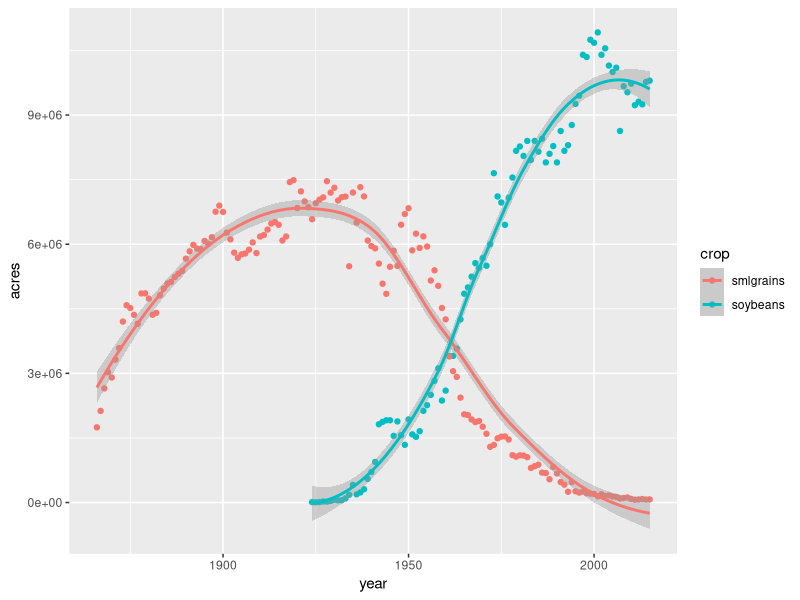
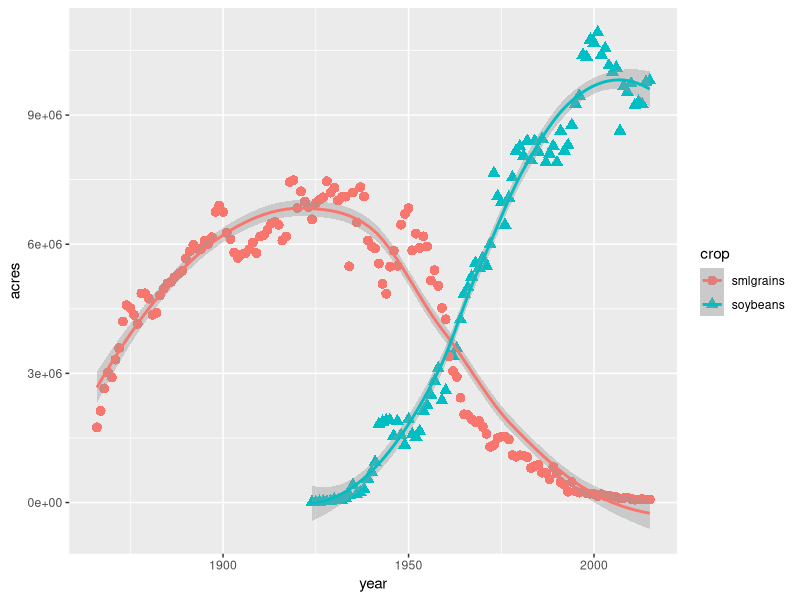
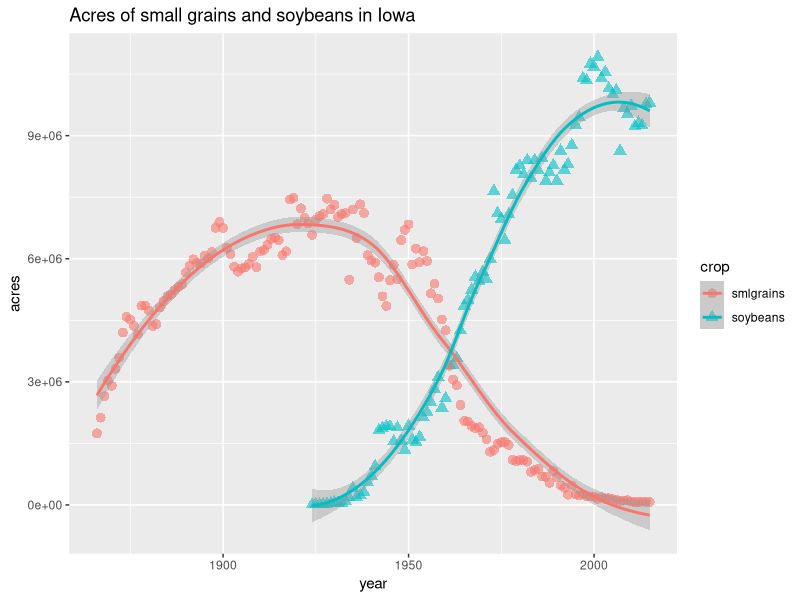
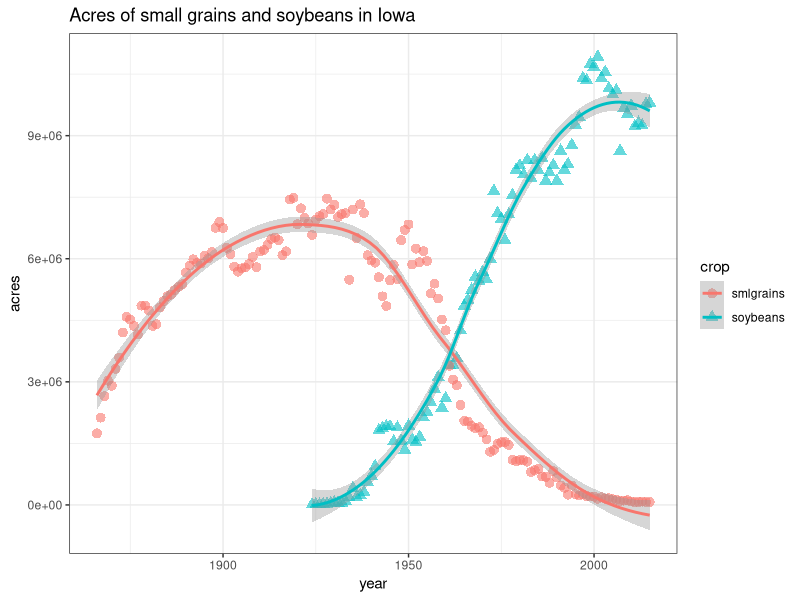
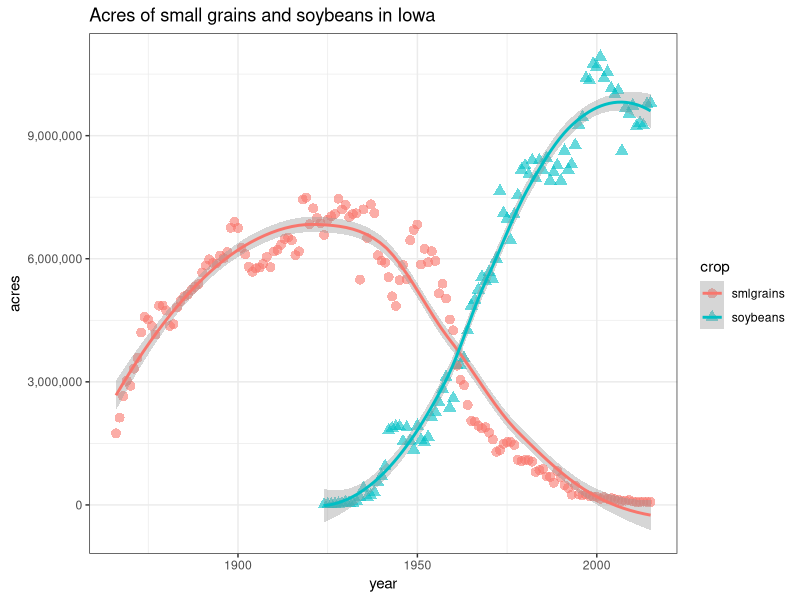
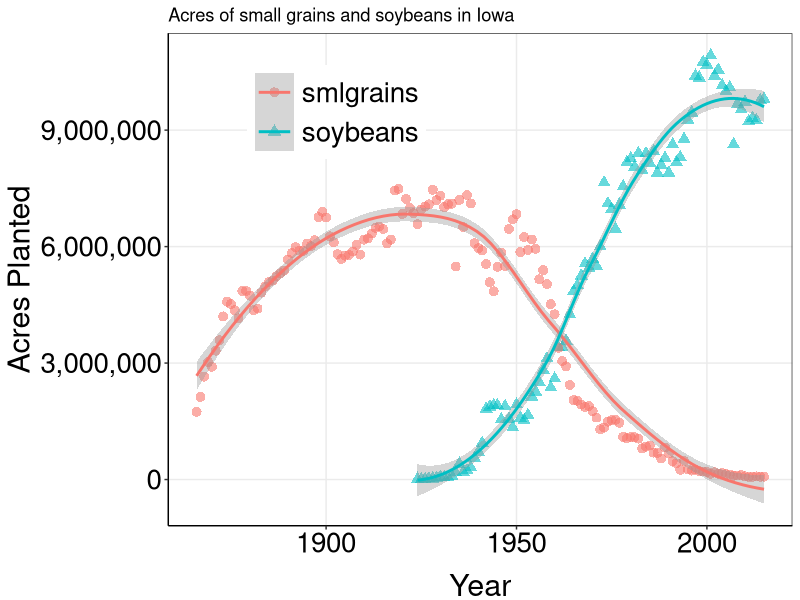
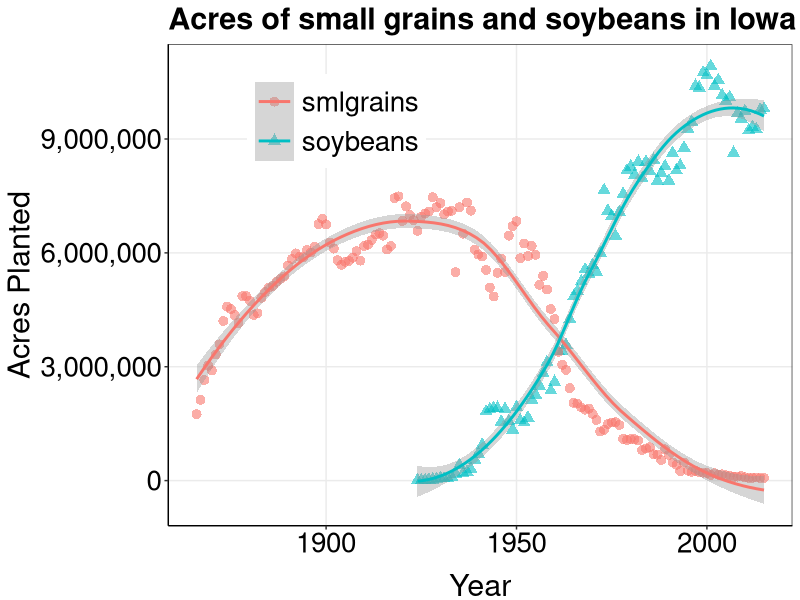
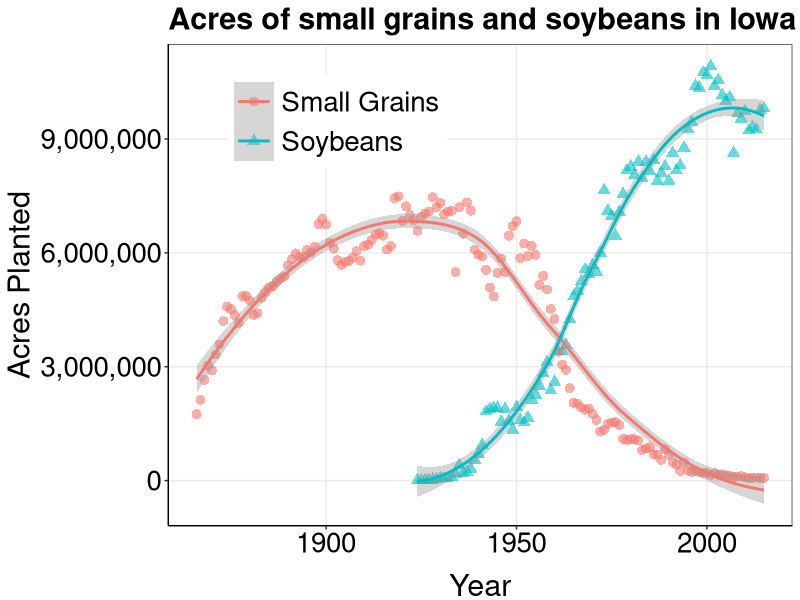

Generate these figures, in order, with R:
## ---- chunk 1
#source("script_dataframes.R")
#This script is meant to illustrate subsetting and does not necessarily demostrate the most efficient coding
#practices. Here we import a dataset from National Agricultural Statitistics Service 
#(NASS, https://quickstats.nass.usda.gov/) that focuses on field crops in Iowa.

#Use this to check and set your working directory (or toolbar in RStudio)
getwd()
#setwd()

library(readr) 
crops<-read_csv("NASS-Iowa.csv")  #ctr+enter or command+enter will run the line you are on 

head(crops)  #If you want to glance at the data
tail(crops)  # BTW, hashtag is used to insert commments

#Let's get rid of some columns

  #Choose the columns you want to keep
  fewer_columns<-crops[,c("Year", "State", "Commodity", "Data Item", "Value")]

  #Can also specify by column number  
  notsomany_columns<-crops[,c(2, 6, 16 ,17, 20)]

#Let's get rid of some rows - like everything, there are a lot of ways to do the same thing 
  
  recent<-fewer_columns[fewer_columns$Year != 1866, ]
  
  recent<-fewer_columns[fewer_columns$Year %in% c(1867:2015),]  
  
  recent<-fewer_columns[1:6819,]  
  
#Now let's subset soybeans, just bushels per acre  
  beans<-recent[recent$Commodity == "SOYBEANS" & 
          recent$`Data Item` == "SOYBEANS - YIELD, MEASURED IN BU / ACRE",]  
  
#These columns names are driving me crazy, let's rename  
  colnames(beans)<-c("year", "state", "commodity", "measure", "bu_acre")  
  beans<-beans[,-4] #We don't even need this column, let's remove
  
#Add a unit conversion as a new column
  beans$Mg_ha<-beans$bu_acre*60*0.00045*0.40
 
#Fit a linear model to examine the relationship between time and yield
mod<-lm(beans$bu_acre ~ beans$year)

#Look at the summary
summary(mod)

#Look at names of things the model gives us
names(summary(mod))

#What does it mean by "coefficients"?
summary(mod)$coefficients

#Extract the p-value
summary(mod)$coefficients[,4] 

#Extract the R squared
summary(mod)$r.squared

#Here is something that was extracted (R^2) being useful
library(ggplot2)

#ggplot(beans, aes(x=year, y=bu_acre))+
  #geom_point()+
  #geom_smooth(method='lm')+
  #annotate("text", x=1940, y=50, label = summary(mod)$r.squared, size=5, parse=TRUE)


#######################################################
#Now we want to look at small grains as a group
#Subset most of the small grains listed
smlgrains<-fewer_columns[fewer_columns$Commodity %in% c("OATS", "BARLEY", "WHEAT", "RYE") & 
                       fewer_columns$`Data Item` %in% c("OATS - ACRES HARVESTED","BARLEY - ACRES HARVESTED",
                                                       "WHEAT - ACRES HARVESTED","RYE - ACRES HARVESTED"),]

#These data from NASS have a comma in them and we have to remove it by
 #substituting "nothing" in the place of the comma. You will run into random problems like
 #this a lot and you will always get past it. . .somehow 
smlgrains$Value<-as.numeric(gsub(",", "", smlgrains$Value))

#Here is a glimpse of your future with an awesome package (dplyr)
library(dplyr)
total_smlgrains<-group_by(smlgrains, Year)%>%
  summarise(total=sum(Value))
  
#Check it out 
#plot(total_smlgrains$total~total_smlgrains$Year)

#####################################################
#Don't see many small grains these days, but I do see soybeans. I wonder about the 
 #relationship. Let's compare acre amounts

#Back to beans and this time subset "acres harvested"
bean_acres<-recent[recent$Commodity == "SOYBEANS" & 
                recent$`Data Item` == "SOYBEANS - ACRES HARVESTED",] 

#Now let's work to get the "bean_acres" dataframe and "total_smlgrains" dataframe to 
 #look identical so we tack them together for a tidy result
bean_acres<-bean_acres[,c(1,5)] #this is the information we actually need
colnames(bean_acres)<-c("year", "acres")

#Okay, should have left 'Commodity' in there, but now we don't 
  #have to have SOYBEANS shouted at us
bean_acres$crop<-"soybeans" 

#Make matching column names and "crop" label for total_smlgrains  
colnames(total_smlgrains)<- c("year", "acres")
total_smlgrains$crop<-"smlgrains"

#Now, R, bind these rows together (rbind)
both<-rbind(bean_acres, total_smlgrains)

## ---- chunk 2
ggplot(both, aes(x=year, y=acres, group=crop, color=crop))+
  geom_point()+
  geom_smooth()
## ---- chunk 3
ggplot(both, aes(x=year, y=acres, group=crop, color=crop, shape=crop))+
  geom_point(size=3)+
  geom_smooth()
## ---- chunk 4
ggplot(both, aes(x=year, y=acres, group=crop, color=crop, shape=crop))+
  geom_point(size=3, alpha = .6)+
  geom_smooth()+
  ggtitle("Acres of small grains and soybeans in Iowa")
## ---- chunk 5
theme_set(theme_bw())
ggplot(both, aes(x=year, y=acres, group=crop, color=crop, shape=crop))+
  geom_point(size=3, alpha = .6)+
  geom_smooth()+
  ggtitle("Acres of small grains and soybeans in Iowa")
## ---- chunk 6
library(scales)
theme_set(theme_bw())
ggplot(both, aes(x=year, y=acres, group=crop, color=crop, shape=crop))+
  geom_point(size=3, alpha = .6)+
  geom_smooth()+
  ggtitle("Acres of small grains and soybeans in Iowa")+
  scale_y_continuous(labels = comma)
## ---- chunk 7
theme_set(theme_bw())
ggplot(both, aes(x=year, y=acres, group=crop, color=crop, shape=crop))+
  geom_point(size=3, alpha = .6)+
  geom_smooth()+
  ggtitle("Acres of small grains and soybeans in Iowa")+
  scale_y_continuous(labels = comma)+
labs(x = "Year",y = "Acres Planted") + 
    theme(#panel.grid.major = element_blank(),
          panel.grid.minor = element_blank(),
          #panel.background = element_blank(),
          axis.line = element_line(),
          legend.position=c(.27,.84), legend.title=element_blank(),
		      legend.text = element_text(size=20),legend.key.size=unit(1, "cm"),
		      axis.title.x = element_text(size=22,vjust=-0.5),
          axis.title.y = element_text(size=22,angle=90),
          axis.text.x = element_text(colour="black", size=20),
          axis.text.y = element_text(colour="black", size=20)) 
## ---- chunk 8
my_theme<-theme_bw()+
  theme(#panel.grid.major = element_blank(),
          panel.grid.minor = element_blank(),
          #panel.background = element_blank(),
          axis.line = element_line(),
          legend.position=c(.27,.84), legend.title=element_blank(),
		      legend.text = element_text(size=20),legend.key.size=unit(1, "cm"),
		      plot.title = element_text(size = 22, face = "bold"),
		      axis.title.x = element_text(size=22,vjust=-0.5),
          axis.title.y = element_text(size=22,angle=90),
          axis.text.x = element_text(colour="black", size=20),
          axis.text.y = element_text(colour="black", size=20)) 
## ---- chunk 9
theme_set(my_theme)
ggplot(both, aes(x=year, y=acres, group=crop, color=crop, shape=crop))+
  geom_point(size=3, alpha = .6)+
  geom_smooth()+
  ggtitle("Acres of small grains and soybeans in Iowa")+
  scale_y_continuous(labels = comma)+
labs(x = "Year",y = "Acres Planted")
## ---- chunk 10
theme_set(my_theme)
ggplot(both, aes(x=year, y=acres, group=crop, color=crop, shape=crop))+
  geom_point(size=3, alpha = .6)+
  geom_smooth()+
  ggtitle("Acres of small grains and soybeans in Iowa")+
  scale_y_continuous(labels = comma)+
labs(x = "Year",y = "Acres Planted")+
  scale_color_discrete(name="Crop",
                         breaks=c("smlgrains", "soybeans"),
                         labels=c("Small Grains", "Soybeans"))+
  scale_shape_discrete(name="Crop",
                         breaks=c("smlgrains", "soybeans"),
                         labels=c("Small Grains", "Soybeans"))
## ---- chunk 11
theme_set(my_theme)
ggplot(both, aes(x=year, y=acres, group=crop, color=crop, shape=crop))+
  geom_point(size=3, alpha = .6)+
  geom_smooth()+
  ggtitle("Acres of small grains and soybeans in Iowa")+
  scale_y_continuous(labels = comma)+
labs(x = "Year",y = "Acres Planted")+
  scale_color_discrete(name="Crop",
                         breaks=c("smlgrains", "soybeans"),
                         labels=c("Small Grains", "Soybeans"))+
  scale_shape_discrete(name="Crop",
                         breaks=c("smlgrains", "soybeans"),
                         labels=c("Small Grains", "Soybeans"))
## ---- chunk 12
theme_set(my_theme)
ggplot(both, aes(x=year, y=acres, group=crop, color=crop, shape=crop))+
  geom_point(size=3, alpha = .6)+
  geom_smooth()+
  ggtitle("Acres of small grains and soybeans in Iowa")+
  scale_y_continuous(labels = comma)+
labs(x = "Year",y = "Acres Planted")+
  scale_color_discrete(name="Crop",
                         breaks=c("smlgrains", "soybeans"),
                         labels=c("Small Grains", "Soybeans"))+
  scale_shape_discrete(name="Crop",
                         breaks=c("smlgrains", "soybeans"),
                         labels=c("Small Grains", "Soybeans"))
## ---- chunk 13
library(RColorBrewer)
library(gridExtra)
new_theme_empty <- theme_bw()
new_theme_empty$line <- element_blank()
new_theme_empty$rect <- element_blank()
new_theme_empty$strip.text <- element_blank()
new_theme_empty$axis.text <- element_blank()
new_theme_empty$plot.title <- element_blank()
new_theme_empty$axis.title <- element_blank()
new_theme_empty$plot.margin <- structure(c(0, 0, -1, -1), unit = "lines", valid.unit = 3L, class = "unit")
data <- data.frame(x = 1:7, 
                   blues = brewer.pal(7, "Blues"), 
                   set1 = brewer.pal(7, "Set1"), 
                   diverge = brewer.pal(7,"RdBu"))

qplot(xmin = x-.5, xmax = x+.5, ymin = 0, ymax = 1, data = data, geom = "rect", color = I("black"), fill = set1) + 
    scale_fill_identity() + 
    ylab("") + 
    xlab("") + 
    theme(axis.text = element_blank(), 
          axis.ticks = element_blank(), 
          rect = element_blank()) + 
    coord_fixed(ratio = 1) + 
    new_theme_empty
## ---- chunk 14
qplot(xmin = x-.5, xmax = x+.5, ymin = 0, ymax = 1, data = data, geom = "rect", color = I("black"), fill = blues) + 
    scale_fill_identity() + 
    ylab("") + 
    xlab("") + 
    theme(axis.text = element_blank(), 
          axis.ticks = element_blank(), 
          rect = element_blank()) + 
    coord_fixed(ratio = 1) + 
    new_theme_empty
## ---- chunk 15
qplot(xmin = x-.5, xmax = x+.5, ymin = 0, ymax = 1, data = data, geom = "rect", color = I("black"), fill = diverge) + 
    scale_fill_identity() + 
    ylab("") + 
    xlab("") + 
    theme(axis.text = element_blank(), 
          axis.ticks = element_blank(), 
          rect = element_blank()) + 
    coord_fixed(ratio = 1) + 
    new_theme_empty
## ---- chunk 16
display.brewer.all()
## ---- chunk 17
ggplot(both, aes(x=year, y=acres, group=crop, color=crop, shape=crop))+
  geom_point(size=3, alpha = .6)+
  geom_smooth()+
  ggtitle("Acres of small grains and soybeans in Iowa")+
  scale_y_continuous(labels = comma)+
labs(x = "Year",y = "Acres Planted")+
  scale_color_brewer(name="Crop",
                         breaks=c("smlgrains", "soybeans"),
                         labels=c("Small Grains", "Soybeans"), palette="Set1")+
  scale_shape_discrete(name="Crop",
                         breaks=c("smlgrains", "soybeans"),
                         labels=c("Small Grains", "Soybeans"))
